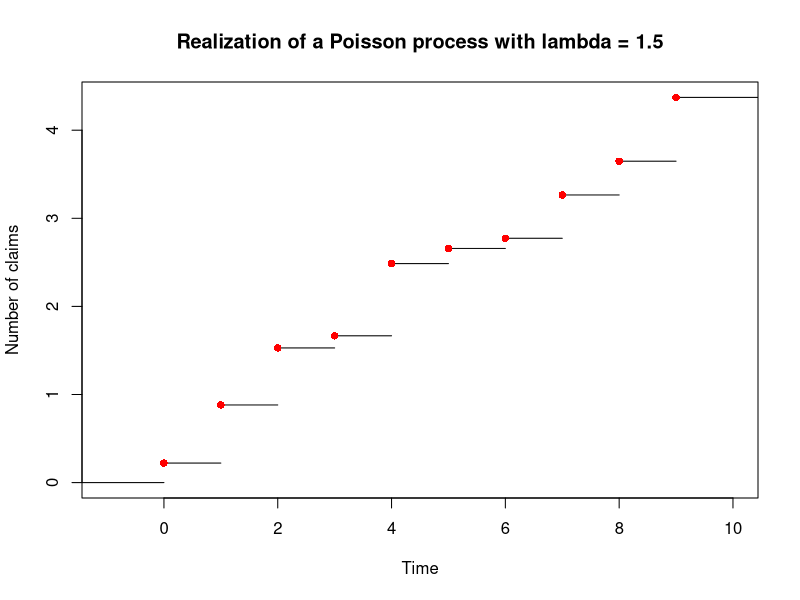

Source code (R):
## ---- chunk 1
library(knitr)
knitr::opts_chunk$set(echo = TRUE,tidy=TRUE,message=FALSE,warning=FALSE,strip.white=TRUE,prompt=FALSE,
                      cache=TRUE, size="scriptsize",fig.width=4, fig.height=3,fig.align = "center")
## ---- chunk 2
simulate <- function(P, iter){
  #Finding the number of rows of P
  n <- nrow(P)
  #Initializing vector of the states, iter states
  states <- numeric(iter)
  
  #Assumption X_0 = 0
  states[1] <- 1
  
  #Simulating Markov chain
  for(t in 2:iter){
    #Probability vector to simulate next state (X_t+1)
    p <- P[states[t-1],]
    #Draw from multinomial distrubution to choose next state
    states[t] <- which(rmultinom(1,1,p) == 1)
  }
  return(states)
}

beta = 0.01
gamma = 0.1
alpha  = 0.005

P = matrix(c(1-beta,beta,0,0,1-gamma,gamma,alpha,0,1-alpha),nrow = 3, byrow = TRUE)
P

#State 0,1,2 transformed to state 1,2,3
n = 7300

states <- simulate(P,n)

## ---- chunk 3

Poisson_Process <- function(lambda,n){
  #Creating empty vector of size n+1
  v<-numeric(n+1)
  v[1] <-0
  x <-replicate(n,rexp(1,lambda))

  for (k in 1:n){
    v[k+1] <-sum(x[1:k])
  }
  return(v)
}

n<-1000
lambda <-1.5

s_list <-Poisson_Process(lambda,n)
## ---- chunk 4
n = 10
# simulate list of wait time:
s_list <-Poisson_Process(lambda,n)

# plot function:
plot(stepfun(0:(n-1), s_list), 
     do.points = TRUE,
     pch = 16,
     col.points = "red",
     verticals = FALSE,
     main = 'Realization of a Poisson process with lambda = 1.5',xlab = 'Time', ylab = 'Number of claims')
